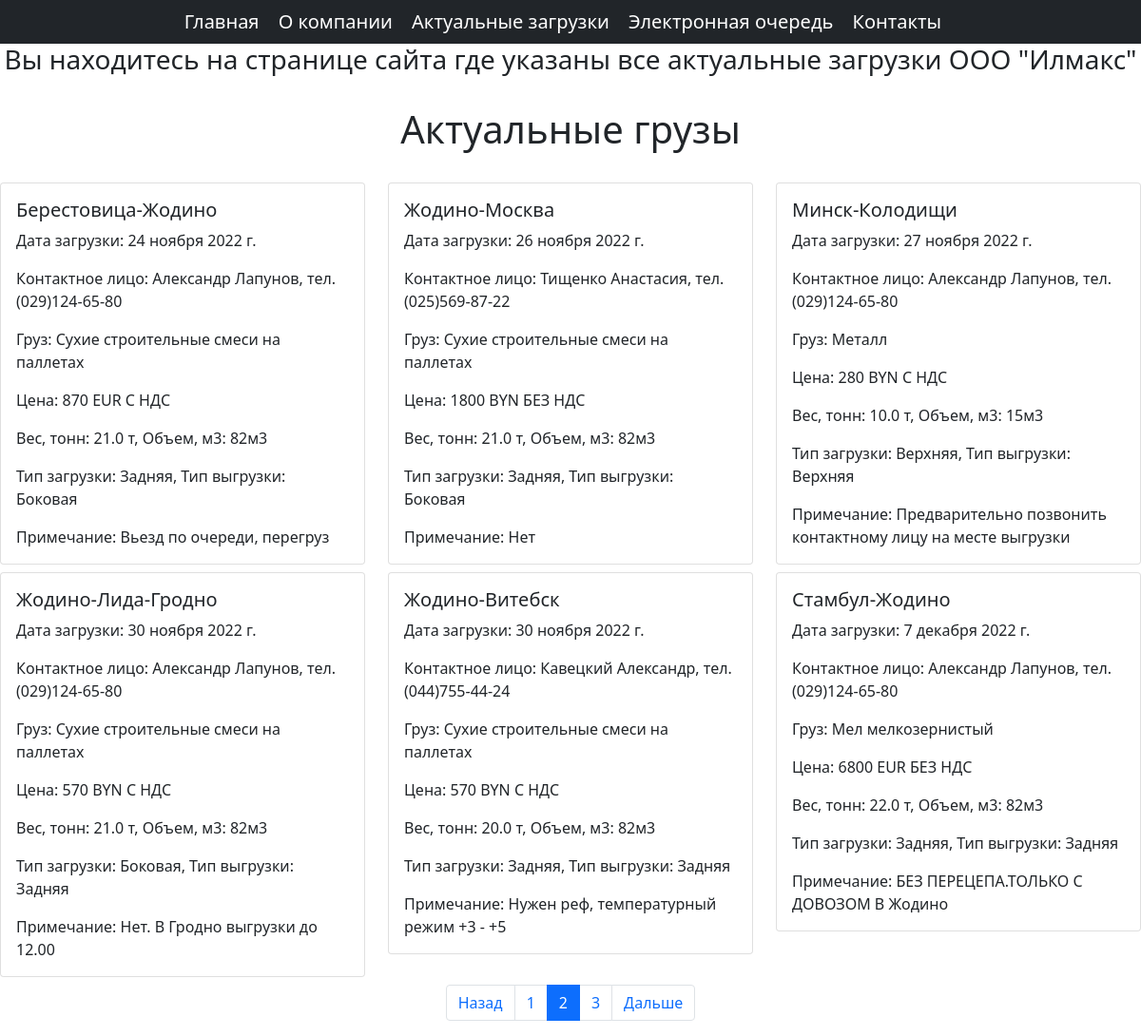
/actual/?page=2, run on the app's committed database.
### main1/models.py (models this page shows, shortened)
class Actual(models.Model):
    title2 = models.CharField(max_length=200)  # маршрут перевозкиd
    date_of_transportation = models.DateField()  # поле дата загрузки
    itinerary = models.ForeignKey('Itinerary', on_delete=models.CASCADE)  # поле маршрут перевозки
    customers_contact_person = models.ForeignKey('Person', on_delete=models.CASCADE)  # поле контактное лицо заказчика
    cargos = models.ForeignKey('Cargo', on_delete=models.CASCADE) # поле груз
    price = models.CharField(max_length=20) # поле цена
    currency= models.ForeignKey('Currency', on_delete=models.CASCADE) # поле валюта
    taxes = models.ForeignKey('Tax', on_delete=models.CASCADE) # поле налог
    weight = models.ForeignKey('Weight', on_delete=models.CASCADE) # поле вес
    volume = models.ForeignKey('Volume', on_delete=models.CASCADE) # поле обьем
    typesofloading = models.ForeignKey('Typeofloading', on_delete=models.CASCADE) # поле тип загрузки
    typesofunloading = models.ForeignKey('Typeofunloading', on_delete=models.CASCADE) # поле тип выгрузки
    note = models.TextField()  # поле примечание по отгрузке

class Itinerary(models.Model):
    title = models.CharField(max_length=200)  # поле название маршрута
    def __str__(self):
        return self.title

class Person(models.Model):
    contact_person = models.CharField(max_length=200) # поле контактное лицо
    def __str__(self):
        return self.contact_person

class Cargo(models.Model):
    cargo = models.CharField(max_length=200) # поле наименование груза
    def __str__(self):
        return self.cargo

class Currency(models.Model):
    currency = models.CharField(max_length=20) # поле валюта
    def __str__(self):
        return self.currency

class Tax(models.Model):
    tax = models.CharField(max_length=50) # поле налог НДС
    def __str__(self):
        return self.tax

class Weight(models.Model):
    weight = models.FloatField() # поле вес
    def __str__(self):
        return str(self.weight)

class Volume(models.Model):
    volume = models.IntegerField() # поле обьем
    def __str__(self):
        return str(self.volume)

class Typeofloading(models.Model):
    typeofloading = models.CharField(max_length=100) # поле тип загрузки
    def __str__(self):
        return self.typeofloading

class Typeofunloading(models.Model):
    typeofunloading = models.CharField(max_length=100) # поле тип выгрузки
    def __str__(self):
        return self.typeofunloading

### main1/views.py (the view)
# urls.py: path('actual/', views.actual, name='actual'),  # путь на страницу views.homepage
def actual(request):  # функция запроса
    cargo = Actual.objects.get_queryset().order_by('id')  # получение кверисет всех обьектов, полей из созданных записей
    paginator = Paginator(cargo, 6)
    page_number = request.GET.get('page', 1)
    page = paginator.get_page(page_number)
    is_paginated = page.has_other_pages()
    if page.has_previous():
        prev_url = '?page={}'.format(page.previous_page_number())
    else:
        prev_url = ''
    if page.has_next():
        next_url = '?page={}'.format(page.next_page_number())
    else:
        next_url = ''
    context = {
        "cargo": page, # запись их в контексный словарь
        'is_paginated': is_paginated,
        'next_url': next_url,
        'prev_url': prev_url
    }
    return render(request, 'actual.html', context)  # возвращение слова и вывод в шаблон

### main1/templates/actual.html (shortened to what this page needs)
{% extends "base.html" %}
{% block page_content %}
<h3 align="center">Вы находитесь на странице сайта где указаны все актуальные загрузки ООО "Илмакс"</h3>
<br>
<h1 align="center">Актуальные грузы</h1>
<br>
<div class="row">
    {% for actual in cargo.object_list %}
    <div class="col-md-4">
        <div class="card mb-2">
            <div class="card-body">
                <h5 class="card-title"> {{actual.itinerary}}</h5>
                <p class="card-text"> Дата загрузки: {{actual.date_of_transportation }}</p>
                <p class="card-text"> Контактное лицо: {{actual.customers_contact_person }}</p>
                <p class="card-text"> Груз: {{actual.cargos }} </p>
                <p class="card-text"> Цена: {{actual.price }} {{actual.currency }} {{actual.taxes }}</p>
                <p class="card-text"> Вес, тонн: {{actual.weight }} т, Объем, м3: {{actual.volume }}м3
                <p class="card-text"> Тип загрузки: {{actual.typesofloading }}, Тип выгрузки:
                    {{actual.typesofunloading}}</p>
                <p class="card-text"> Примечание: {{actual.note }}</p>
            </div>
        </div>
    </div>
    {%endfor%}
</div>
{% if is_paginated %}
<nav aria-label="...">
    <ul class="pagination justify-content-center">
        <li class="page-item {% if not prev_url %} disabled {% endif %}">
            <a class="page-link" href="{{prev_url}}" tabindex="-1" aria-disabled="true">Назад</a>
        </li>
        {% for n in cargo.paginator.page_range %}
        {% if cargo.number == n %}
        <li class="page-item active">
            <a class="page-link" href="?page={{n}}">{{n}} <span class='sr-only'>(current)</span></a>
        </li>
        {% elif n > cargo.number|add:-3 and n < cargo.number|add:3 %}
        <li class="page-item">
            <a class="page-link" href="?page={{n }}">{{ n }}</a></li>
        {% endif %}
        {% endfor %}
        <li class="page-item {% if not next_url %} disabled {% endif %}">
            <a class="page-link" href="{{next_url}}" tabindex="-1" aria-disabled="true">Дальше</a>
        </li>
    </ul>
</nav>
{% endif %}
{% endblock %}

### data on the page
Actual: itinerary "Берестовица-Жодино", date_of_transportation "24 ноября 2022 г.", customers_contact_person "Александр Лапунов, тел.(029)124-65-80", cargos "Сухие строительные смеси на паллетах", price "870", currency "EUR", taxes "С НДС", weight "21.0", volume "82", typesofloading "Задняя", typesofunloading "Боковая", note "Вьезд по очереди, перегруз"
Actual: itinerary "Жодино-Москва", date_of_transportation "26 ноября 2022 г.", customers_contact_person "Тищенко Анастасия, тел. (025)569-87-22", cargos "Сухие строительные смеси на паллетах", price "1800", currency "BYN", taxes "БЕЗ НДС", weight "21.0", volume "82", typesofloading "Задняя", typesofunloading "Боковая", note "Нет"
Actual: itinerary "Минск-Колодищи", date_of_transportation "27 ноября 2022 г.", customers_contact_person "Александр Лапунов, тел.(029)124-65-80", cargos "Металл", price "280", currency "BYN", taxes "С НДС", weight "10.0", volume "15", typesofloading "Верхняя", typesofunloading "Верхняя", note "Предварительно позвонить контактному лицу на месте выгрузки"
Actual: itinerary "Жодино-Лида-Гродно", date_of_transportation "30 ноября 2022 г.", customers_contact_person "Александр Лапунов, тел.(029)124-65-80", cargos "Сухие строительные смеси на паллетах", price "570", currency "BYN", taxes "С НДС", weight "21.0", volume "82", typesofloading "Боковая", typesofunloading "Задняя", note "Нет. В Гродно выгрузки до 12.00"
Actual: itinerary "Жодино-Витебск", date_of_transportation "30 ноября 2022 г.", customers_contact_person "Кавецкий Александр, тел.(044)755-44-24", cargos "Сухие строительные смеси на паллетах", price "570", currency "BYN", taxes "С НДС", weight "20.0", volume "82", typesofloading "Задняя", typesofunloading "Задняя", note "Нужен реф, температурный режим +3 - +5"
Actual: itinerary "Стамбул-Жодино", date_of_transportation "7 декабря 2022 г.", customers_contact_person "Александр Лапунов, тел.(029)124-65-80", cargos "Мел мелкозернистый", price "6800", currency "EUR", taxes "БЕЗ НДС", weight "22.0", volume "82", typesofloading "Задняя", typesofunloading "Задняя", note "БЕЗ ПЕРЕЦЕПА.ТОЛЬКО С ДОВОЗОМ В Жодино"

### other printed values
{{ n }} "1" "3"
{{ n }} "2"
